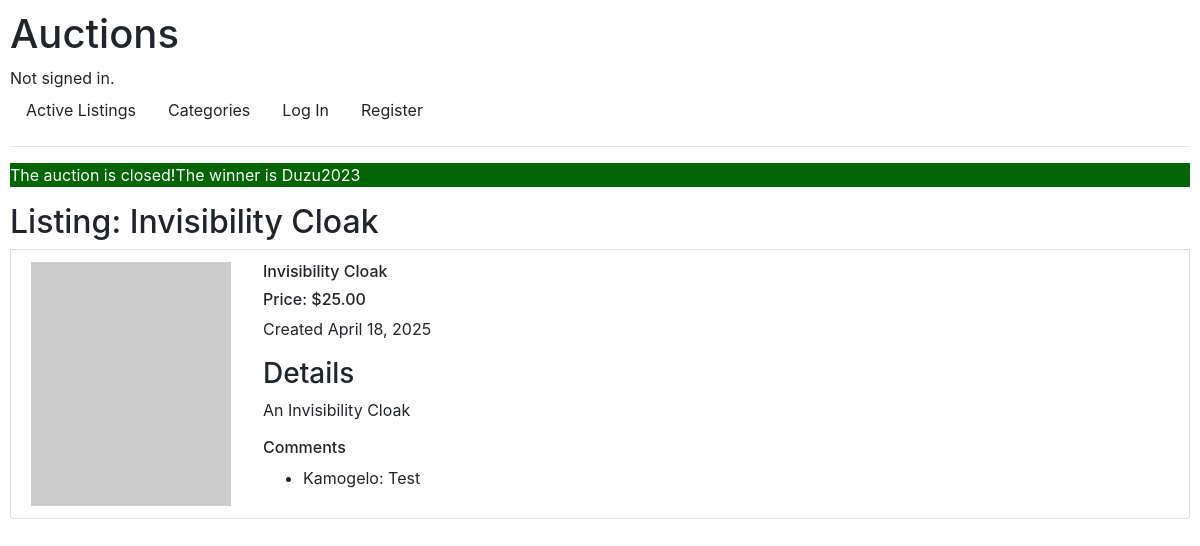
Page /listings/1 on the committed database.
### auctions/models.py (models this page shows)
class Listing(models.Model):
    user = models.ForeignKey(User, on_delete=models.CASCADE, related_name="creator")
    title = models.CharField(max_length=100)
    description = models.TextField()
    starting_bid = models.DecimalField(max_digits=10, decimal_places=2)
    current_bid = models.DecimalField(
        blank=True, null=True, max_digits=10, decimal_places=2
    )
    image_url = models.URLField(blank=True, null=True)
    category = models.CharField(max_length=100, blank=True, null=True)
    active = models.BooleanField(default=True)
    winner = models.ForeignKey(
        User, on_delete=models.CASCADE, related_name="winner", blank=True, null=True
    )
    date = models.DateField(auto_now_add=True)

class Comment(models.Model):
    user = models.ForeignKey(
        User, on_delete=models.CASCADE, related_name="commentor", blank=True, null=True
    )
    text = models.TextField()
    listing = models.ForeignKey(
        Listing,
        on_delete=models.CASCADE,
        related_name="comment_listing",
        blank=True,
        null=True,
    )

class User(AbstractUser):
    watchlist = models.ManyToManyField("Listing", related_name="watchlist", blank=True)
    pass

### auctions/views.py (the view)
# urls.py: path("listings/<int:id>", views.listing_page, name="listing"),
def listing_page(request, id):
    listing = Listing.objects.get(pk=id)
    comments = Comment.objects.filter(listing=listing)
    winner = "" if listing.active else f"The auction is closed!"
    watchlist = True if request.user.is_authenticated and listing in request.user.watchlist.all() else False
    if winner and listing.winner == request.user:
        winner += " You are the winner!"
    elif winner and listing.winner != request.user and listing.user != request.user:
        winner += f"The winner is {listing.winner}"
    return render(
        request,
        "auctions/listing.html",
        {"listing": listing, "comment": CommentForm(), "comments": comments, "bid": BidForm(), "watchlist": watchlist, "winner": winner}
    )

### auctions/templates/auctions/listing.html (shortened to what this page needs)
{% extends "auctions/layout.html" %}
{% block body %}
{% if winner %}
  <p style="background-color: darkgreen; color: white">{{winner}}</p>
{% endif %}
<h2>Listing: {{listing.title}}</h2>
<div class="list-group-item" style="display: flex; flex-wrap: wrap; gap: 2rem; margin-bottom: 2rem">
   <img class="img-responsive item-img lazy" src="{{listing.image_url}}" />
  <div>
    <h6>{{listing.title}}
    {% if listing.current_bid %}
      <h6>Price: ${{listing.current_bid}}</h6>
    {% else %}
      <h6>Price: ${{listing.starting_bid}}</h6>
    {% endif%}
    <p>Created {{listing.date}}</p>
    <div>
      <div>
        <h3>Details</h3>
        <p>{{listing.description}}</p>
      </div>
      <h6>Comments</h6>
      <ul>
      {% for c in comments %}
        <li>{{c.user}}: {{c.text}}</li>
      {% endfor%}
    </div>
  </div>
</div>
{% endblock %}

### auctions/static/auctions/styles.css (style rules this page uses)
*, *::before, *::after { box-sizing: border-box; }
* { margin: 0; }
body { line-height: 1.5; -webkit-font-smoothing: antialiased; }
img, picture, video, canvas, svg { display: block; max-width: 100%; }
p, h1, h2, h3, h4, h5, h6 { overflow-wrap: break-word; }
p { text-wrap: pretty; font-size: 1rem; }
h1, h2, h3, h4, h5, h6 { text-wrap: balance; }
body { padding: 10px; }

### rows in the picture
Listing: title "Invisibility Cloak", current_bid "25.00", date "April 18, 2025", description "An Invisibility Cloak"
Comment: user "Kamogelo", text "Test"

### other values in the picture
{{ winner }} "The auction is closed!The winner is Duzu2023"
